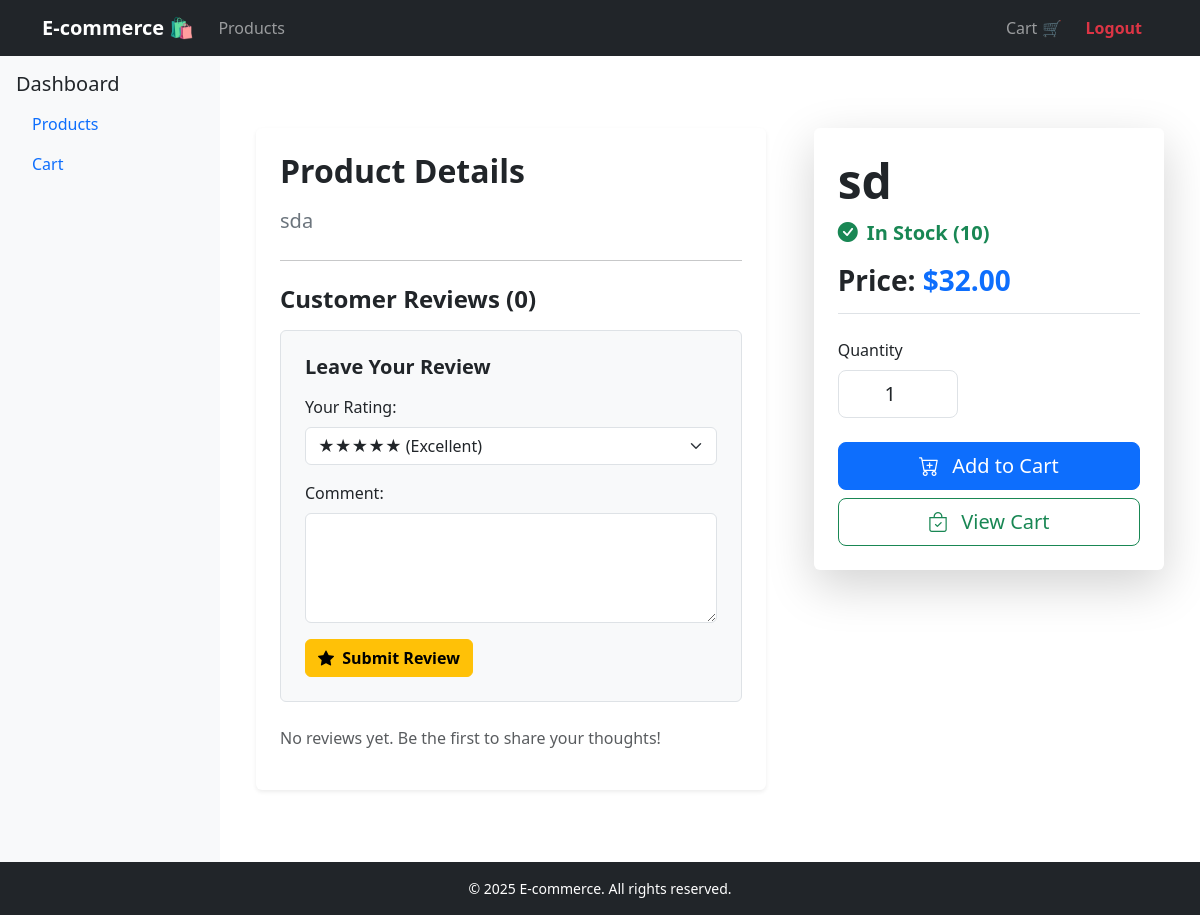
The page /products/13/ (signed in) on the database its author committed.
### website/models.py (models this page shows, shortened)
class Product(models.Model):
    name = models.CharField(max_length=250)
    description = models.TextField()
    price = models.DecimalField(max_digits=10, decimal_places=2)
    stock = models.IntegerField()

### website/views.py (the view)
# urls.py: path('products/<int:pk>/', views.product_detail, name='product_detail'),
@login_required
def product_detail(request, pk):
    product = get_object_or_404(Product, pk=pk)
    reviews = product.reviews.all().order_by('-created_at')
    form = ReviewForm()
    context = {
        'product': product,
        'reviews': reviews,
        'form': form
    }
    return render(request, 'website/product_detail.html', context)

### website/forms.py
class ReviewForm(forms.ModelForm):
    RATING_CHOICES = (
        (5, '★★★★★ (Excellent)'),
        (4, '★★★★☆ (Very Good)'),
        (3, '★★★☆☆ (Good)'),
        (2, '★★☆☆☆ (Fair)'),
        (1, '★☆☆☆☆ (Poor)'),
    )
    rating = forms.TypedChoiceField(
        choices=RATING_CHOICES,
        label='Your Rating',
        coerce=int   # ✅ ensures rating is saved as integer, not string
    )
    class Meta:
        model = Review
        fields = ['rating', 'comment']
        widgets = {
            'comment': forms.Textarea(attrs={
                'class': 'form-control',
                'rows': 4,
                'style': 'min-height: 100px;'
            }),
        }
    def __init__(self, *args, **kwargs):
        super().__init__(*args, **kwargs)
        self.fields['rating'].widget.attrs.update({
            'class': 'form-select',
            'style': 'min-width: 150px;'
        })

### templates/website/product_detail.html (shortened to what this page needs)
{% extends 'website/common/base.html' %}
{% block main_content %}
<div class="container py-5">
    <div class="row g-5">
        <div class="col-lg-7">
            <div class="card shadow-sm border-0">
                <div class="card-body p-4">
                    <h2 class="mb-3 fw-bold text-dark">Product Details</h2>
                    <p class="lead text-secondary">{{ product.description }}</p>
                    <hr class="my-4">
                    <h3 class="h4 mb-3 fw-bold text-dark">Customer Reviews ({{ reviews|length }})</h3>
                    {% if user.is_authenticated %}
                    <div class="mb-4 p-4 border rounded bg-light">
                        <h5 class="fw-bold text-dark mb-3">Leave Your Review</h5>
                        <form method="post" action="{% url 'add_review' product.pk %}">
                            <div class="mb-3">
                                <label class="form-label fw-medium">{{ form.rating.label_tag }}</label>
                                {{ form.rating }}
                            </div>
                            <div class="mb-3">
                                <label class="form-label fw-medium">{{ form.comment.label_tag }}</label>
                                {{ form.comment }}
                            </div>
                            <button type="submit" class="btn btn-warning fw-bold">
                                <i class="bi bi-star-fill me-1"></i> Submit Review
                            </button>
                        </form>
                    </div>
                    {% else %}
                    <div class="alert alert-info text-center small" role="alert">
                        <i class="bi bi-info-circle me-1"></i> Please <a href="{% url 'login' %}" class="alert-link">log in</a> to leave a review.
                    </div>
                    {% endif %}
                    {% if reviews %}
                        <ul class="list-group list-group-flush border-top pt-3">
                            {% for review in reviews %}
                            <li class="list-group-item d-flex flex-column align-items-start py-3">
                                <div class="d-flex align-items-center mb-1">
                                    <span class="badge bg-warning text-dark me-2 rounded-pill px-3 py-2">
                                        {% for i in "12345"|slice:":review.rating"|make_list %}
                                            ★
                                        {% endfor %}
                                        {% for i in "12345"|slice:"review.rating:"|make_list %}
                                            ☆
                                        {% endfor %}
                                    </span>
                                    <span class="fw-medium text-dark">Reviewer</span>
                                </div>
                                <p class="mb-1 text-secondary">{{ review.comment }}</p>
                                <small class="text-muted fst-italic">Reviewed on {{ review.created_at|date:"M j, Y" }}</small>
                            </li>
                            {% endfor %}
                        </ul>
                    {% else %}
                        {% if user.is_authenticated %}
                             <p class="text-muted">No reviews yet. Be the first to share your thoughts!</p>
                        {% endif %}
                    {% endif %}
                </div>
            </div>
        </div>
        <div class="col-lg-5">
            <div class="card shadow-lg border-0 product-sidebar">
                <div class="card-body p-4">
                    <h1 class="display-5 fw-bolder mb-2 text-dark">{{ product.name }}</h1>
                    {% if product.stock > 0 %}
                        <p class="text-success fs-5 fw-bold mb-3">
                            <i class="bi bi-check-circle-fill me-1"></i> In Stock ({{ product.stock }})
                        </p>
                    {% else %}
                        <p class="text-danger fs-5 fw-bold mb-3">
                            <i class="bi bi-x-circle-fill me-1"></i> Out of Stock
                        </p>
                    {% endif %}
                    <h3 class="fw-bold text-dark mb-4 border-bottom pb-3">
                        Price: <span class="text-primary">${{ product.price|floatformat:2 }}</span>
                    </h3>
                    <form action="{% url 'add_to_cart' product.id %}" method="post">
                        <div class="mb-4">
                            <label for="quantity" class="form-label fw-medium text-dark">Quantity</label>
                            <input type="number" id="quantity" name="quantity" class="form-control form-control-lg text-center" value="1" min="1" {% if product.stock > 0 %}max="{{ product.stock }}"{% else %}disabled{% endif %} style="width: 120px;">
                        </div>
                        <div class="d-grid gap-2">
                            <button type="submit" class="btn btn-primary btn-lg" {% if product.stock <= 0 %}disabled{% endif %}>
                                <i class="bi bi-cart-plus me-2"></i> Add to Cart
                            </button>
                            <a href="{% url 'cart' %}" class="btn btn-outline-success btn-lg">
                                <i class="bi bi-bag-check me-2"></i> View Cart
                            </a>
                        </div>
                    </form>
                </div>
            </div>
        </div>
    </div>
</div>
{% endblock %}

### templates/website/common/base.html (style rules this page uses)
body { min-height: 100vh; display: flex; flex-direction: column; }

### templates/website/product_detail.html (style rules this page uses)
.product-sidebar { position: sticky; top: 80px; max-height: calc(100vh - 100px); overflow-y: auto; }

### rows shown on the page
Product: description "sda", name "sd", stock "10", price "32.00", quantity "1"

### other values the page prints
{{ reviews|length }} "0"
